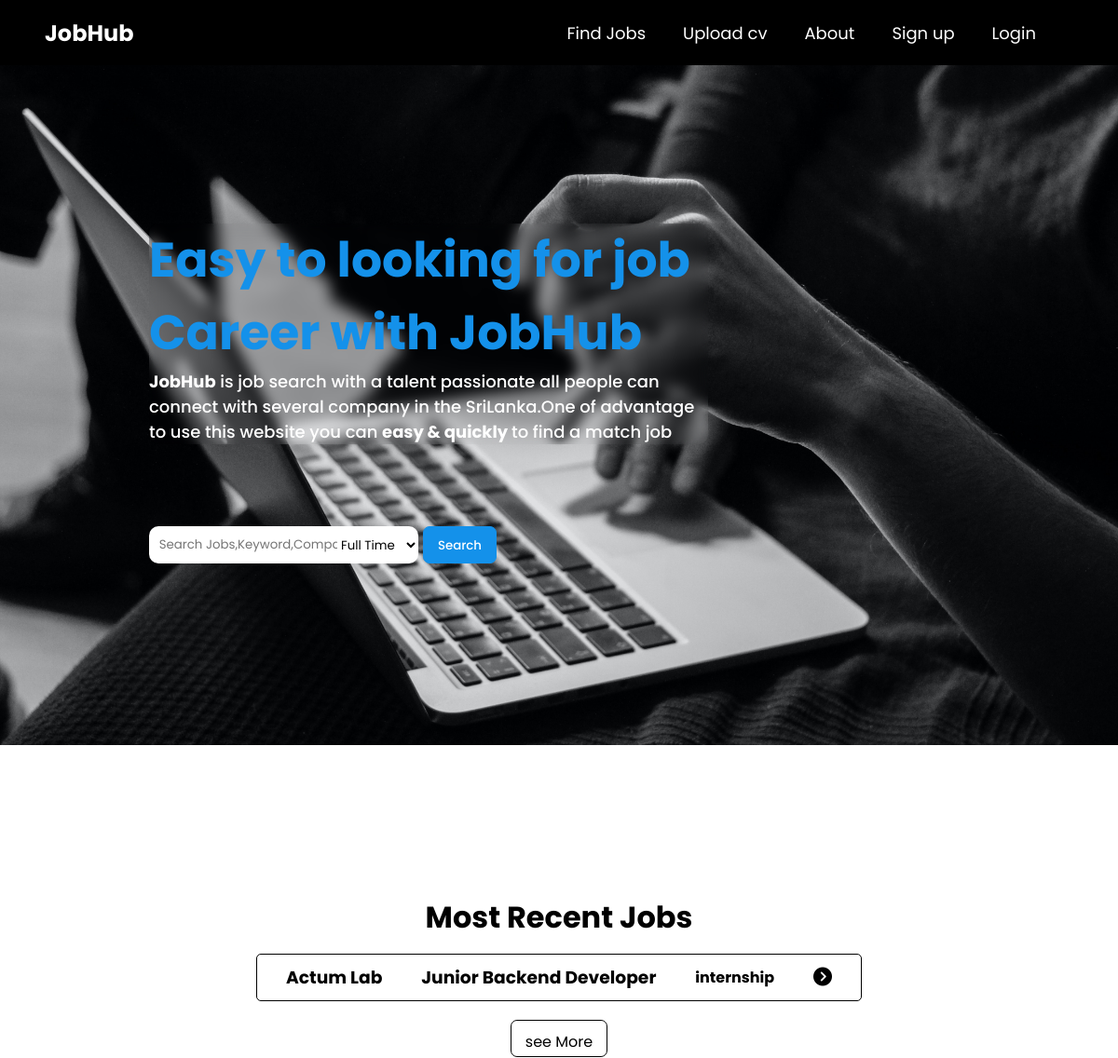
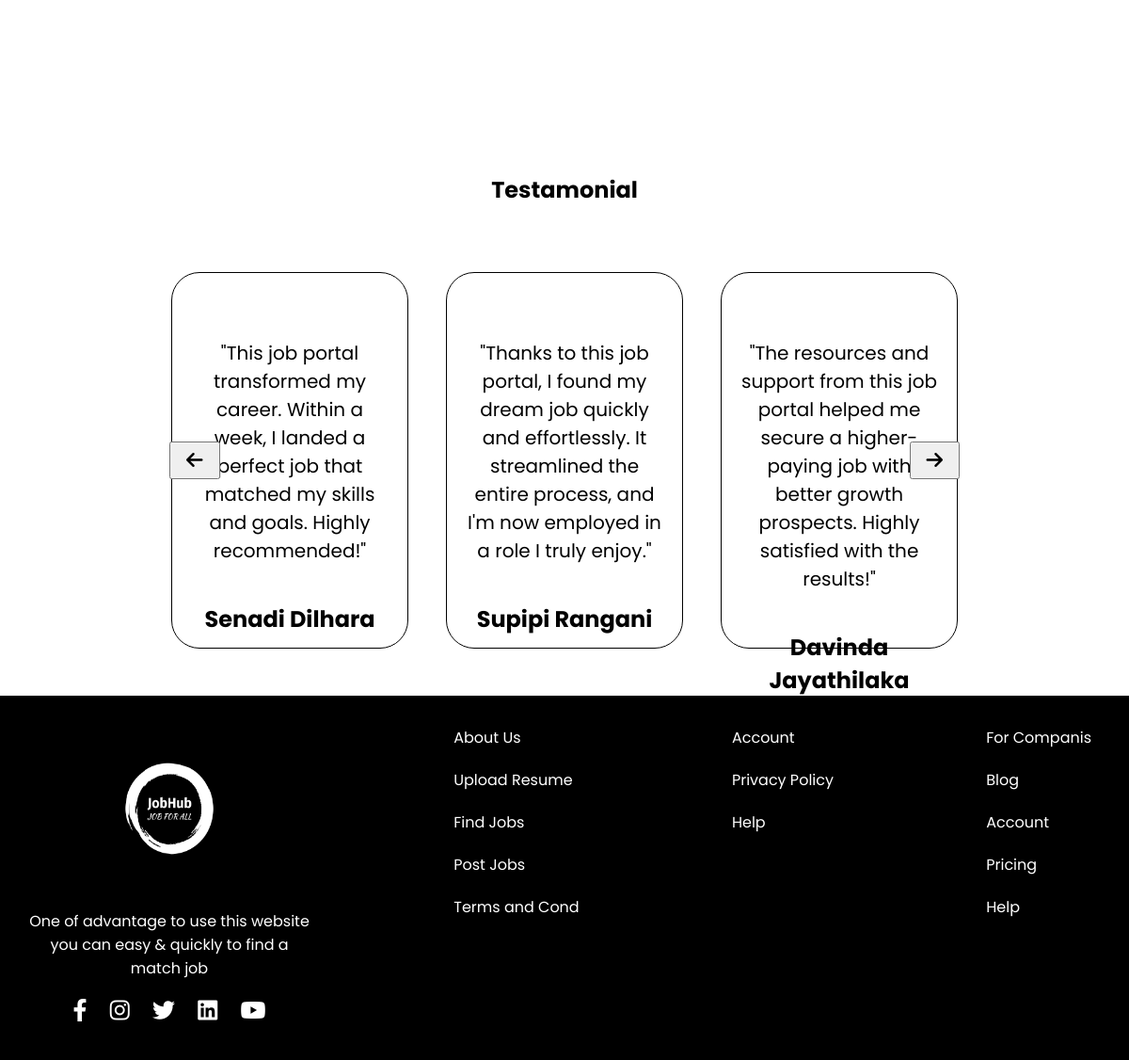
The app's page /home.php with its own data (2 pictures, top to bottom).
### tables this page shows
CREATE TABLE `job_vacancy` (
  `job_id` int(11) NOT NULL,
  `user_id` int(11) NOT NULL,
  `company` varchar(50) NOT NULL,
  `job_title` varchar(50) NOT NULL,
  `job_description` mediumtext NOT NULL,
  `job_type` varchar(50) NOT NULL,
  `job_location` varchar(50) NOT NULL,
  `post_date` date DEFAULT curdate()
);

### home.php (the view, shortened to what this page needs)
<!DOCTYPE html>
<html lang="en">
<head>
  <link rel="stylesheet" href="./src/styles/home.css" />
  <link rel="stylesheet" href="https://cdnjs.cloudflare.com/ajax/libs/font-awesome/6.4.0/css/all.min.css" />
</head>
<?php require_once("./header.php") ?>
<body>
  <div class="hero">
    <div>
      <h1 class="header-title">
        Easy to looking for job Career with JobHub
      </h1>
      <p class="hero-disc"><span>JobHub</span> is job search with a talent passionate all people can connect with several company in the SriLanka.One of advantage to use this website you can
        <span>easy & quickly </span> to find a match job
      </p>
    </div>
    <form action="findjob.php" method="get">
      <div class="search-wrapper">
        <div class="search">
          <div class="search-bar">
            <input type="text" placeholder="   Search Jobs,Keyword,Company,State..." class="search-input" name="search" />
            <select class="category" name="category">
              <option value="full-time">Full Time</option>
            </select>
            <button class="btn btn-search" type="submit">Search</button>
          </div>
        </div>
      </div>
    </form>
  </div>
  <div class="body">
    <div class="recent-job">
      <h1>Most Recent Jobs</h1>
      <?php
      $sql = "SELECT * FROM  job_vacancy LIMIT 4";
      $result = $con->query($sql);
      if ($result->num_rows > 0) {
        while ($row = $result->fetch_assoc()) {
      ?>
          <form action="viewjobs.php" method="get">
            <div class="job-tag">
              <h3><?php echo $row['company'] ?></h3>
              <h3><?php echo $row['job_title'] ?></h3>
              <h4><?php echo $row['job_type'] ?></h4>
              <a class="viewjob" href="viewjobs.php?id=<?= $row['job_id'] ?>"><i class="fa-solid fa-circle-chevron-right fa-lg"></i></a>
            </div>
          </form>
      <?php
        }
      } else {
        echo "Job post not Found";
      }
      ?>
      <a href="/Jobhub/findjob.php" class="btn btn-seemore">see More</a>
    </div>
  </div>
  <section class="testamonial">
    <h1>Testamonial</h1>
    <div class="carousel">
      <div class="carousel-slide">
        <div class="carousel-item">
          <p>"This job portal transformed my career. Within a week, I landed a perfect job that matched my skills and goals. Highly recommended!"</p>
          <h2>Senadi Dilhara</h2>
        </div>
        <div class="carousel-item">
          <p>"Thanks to this job portal, I found my dream job quickly and effortlessly. It streamlined the entire process, and I'm now employed in a role I truly enjoy."</p>
          <h2>Supipi Rangani</h2>
        </div>
        <div class="carousel-item">
          <p>"The resources and support from this job portal helped me secure a higher-paying job with better growth prospects. Highly satisfied with the results!"</p>
          <h2> Davinda Jayathilaka</h2>
        </div>
      </div>
      <button class="carousel-prev"><i class="fa-solid fa-arrow-left fa-xl"></i></button>
      <button class="carousel-next"><i class="fa-solid fa-arrow-right fa-xl"></i></button>
    </div>
  </section>
</body>
<?php require_once("./footer.php") ?>
</html>

### header.php (shortened to what this page needs)
<header>
  <nav class="navbar">
    <h1 class="navbar-logo"><a href="/JobHub/home.php">JobHub</a></h1>
    <div>
      <div class="nav">
        <ul>
          <?php
          if (isset($_SESSION['User_ID'])) {
          ?>
            <li><a href="/JobHub/findjob.php">Find Jobs</a></li>
            <li><a href="/JobHub/uploadcv.php">Upload cv</a></li>
            <li><a href="/JobHub/about_us.php">About</a></li>
            <li><a href="/JobHub/dashboard.php">Dashboard</a></li>
            <li><a href="sign_out.php">Logout</a></li>
          <?php
          } else {
          ?>
            <li><a href="/JobHub/findjob.php">Find Jobs</a></li>
            <li><a href="/JobHub/uploadcv.php">Upload cv</a></li>
            <li><a href="/JobHub/about_us.php">About</a></li>
            <li><a href="/JobHub/sign_up.php">Sign up</a></li>
            <li><a href="/JobHub/sign_up.php">Login</a></li>
          <?php } ?>
        </ul>
      </div>
    </div>
  </nav>
</header>

### footer.php
<footer class="foot-container">
  <div class="foot-dis">
    <div id="logofoot">
      <img src="./src/images/logo-white.png" alt="Logo" />
    </div>
    <p>
      One of advantage to use this website you can easy & quickly to find a match job
    </p>
    <div>
      <i class="fa-brands fa-facebook-f fa-xl" style="color: #ffffff;"></i>
      <i class="fa-brands fa-instagram fa-xl " style="color: #ffffff;"></i>
      <i class="fa-brands fa-twitter fa-xl " style="color: #ffffff;"></i>
      <i class="fa-brands fa-linkedin fa-xl " style="color: #ffffff;"></i>
      <i class="fa-brands fa-youtube fa-xl " style="color: #ffffff;"></i>
    </div>
  </div>
  <div class="foot-nav">
    <ul>
      <li><a href="./about_us.php">About Us</a></li>
      <li><a href="./uploadcv.php">Upload Resume</a></li>
      <li><a href="./findjob.php">Find Jobs</a></li>
      <li><a href="./dashboard.php">Post Jobs</a></li>
      <li><a href="">Terms and Cond</a></li>
    </ul>
  </div>
  <div class="foot-nav">
    <ul>
      <li><a href="">Account</a></li>
      <li><a href="">Privacy Policy</a></li>
      <li><a href="">Help</a></li>
    </ul>
  </div>
  <div class="foot-nav">
    <ul>
      <li><a href="">For Companis</a></li>
      <li><a href="">Blog</a></li>
      <li><a href="">Account</a></li>
      <li><a href="">Pricing</a></li>
      <li><a href="">Help</a></li>
    </ul>
  </div>
</footer>

### src/styles/home.css (style rules this page uses)
* { margin: 0; padding: 0; box-sizing:border-box; font-family: "poppins"; }
body { margin: 0 auto; }
.navbar-logo > a { text-decoration: none; color: white; letter-spacing: 2.5; }
.navbar { width: 100%; height: 70px; display: flex; justify-content: space-between; align-items: center; position: fixed; color: white; z-index: 10; padding: 1rem 3rem; background: transparent; background: black; }
.nav { display: flex; padding: 20px; text-decoration: none; list-style: none; }
.nav ul { display: flex; list-style: none; }
.nav ul > li { padding: 20px; }
.nav ul > li > a { text-decoration: none; font-size: large; color: white; }
.foot-dis { color: white; display: flex; flex-direction: column; align-items: center; justify-content: center; }
.foot-dis p { text-align: center; }
.foot-container { display: flex; justify-content: space-between; background-color: black; }
.foot-container div p { width: 300px; }
.foot-container div { margin: 20px 30px; }
.foot-nav li { text-decoration:none; list-style: none; margin: 5px; color: white; line-height: 2.5rem; }
.foot-nav a { text-decoration:none; list-style: none; margin: 5px; color: white; line-height: 2.5rem; }
.fa-brands { margin: 10px; }
#logofoot img { width: 150px; height:160px }
.hero { width: 100%; height: 100vh; background-image: url("/JobHub/src/images/background1.jpg"); background-position: center; background-repeat: no-repeat; background-size: cover; position: relative; }
.hero > div { position:absolute; width: 50%; top:15rem; left:10rem; border-radius: 10px; backdrop-filter: blur(7px); }
.header-title { letter-spacing: 3; font-weight: bolder; font-size: 52px; color: white; }
.header-title { color: #1491ea; }
.hero-disc { color: white; letter-spacing: 4; font-size: large; font-weight: 500; }
.hero-disc > span { font-weight: bold; }
.search-wrapper { width: 50%; position: absolute; top:35rem; left:10rem; height: 3.5rem; display: flex; align-items: start; justify-content: start; }
.search { width: 70%; height: 4rem; border-radius: 5px; }
.search-bar { display: flex; align-items: center; justify-content: start; width: 90%; }
.search input { width: 70%; height: 5vh; border-top-left-radius: 10px; border-bottom-left-radius: 10px; border: none; }
.search select { height: 5vh; }
.body { align-items: center; }
.job-tag { border: 1px solid black; border-radius: 5px; display: flex; justify-content: space-around; align-items: center; padding: 10px; width: 650px; margin: 15px; }
.viewjob { text-decoration:none; color: black; }
.recent-job { width: 700px; height: 500px; margin: auto; display: flex; flex-direction: column; justify-content: center; align-items: center; }
.btn-search { font-weight: 500; margin-left: 20px; margin-top: 0; margin-bottom: 0; background-color:#1491ea; border: 1px solid #1491ea; color: white; text-decoration: none; }
.btn-seemore { text-decoration: none; color: black; background-color: white; padding: 5px 10px; border: 1px solid black; }
.btn { padding: 10px 15px; margin: 5px; border-radius: 7px; cursor: pointer; height: 5vh; }
.category { background-color: white; border: none; border-top-right-radius: 10px; border-bottom-right-radius: 10px; }
.carousel { width: 70%; height: 500px; overflow: hidden; position: relative; display: flex; flex-direction: column; justify-content: center; align-items: center; }
.carousel-slide { display: flex; width: 90%; height: 100%; transition: transform 2s ease-in-out; display: flex; justify-content: center; align-items: center; }
.carousel-item { border: 1px solid; margin: 20px; width: 100px; height: 400px; border-radius: 30px; flex: 0 0 calc(100% / 3); display: none; text-align: center; padding: 20px; }
.carousel-item > p { margin-top: 50px; font-size: 20px;; }
.carousel-item > h2 { margin-top: 40px; }
.carousel-item.active { display: block; }
.carousel-prev, .carousel-next { position: absolute; top: 50%; transform: translateY(-50%); padding: 8px 16px; }
.carousel-prev { left: 0; }
.carousel-next { right: 0; }
.testamonial { display: flex; flex-direction: column; justify-content: center; align-items: center; }
.testamonial > h1 { padding: 20px; }

### records on screen
job_vacancy: company "Actum Lab", job_title "Junior Backend Developer", job_type "internship"
